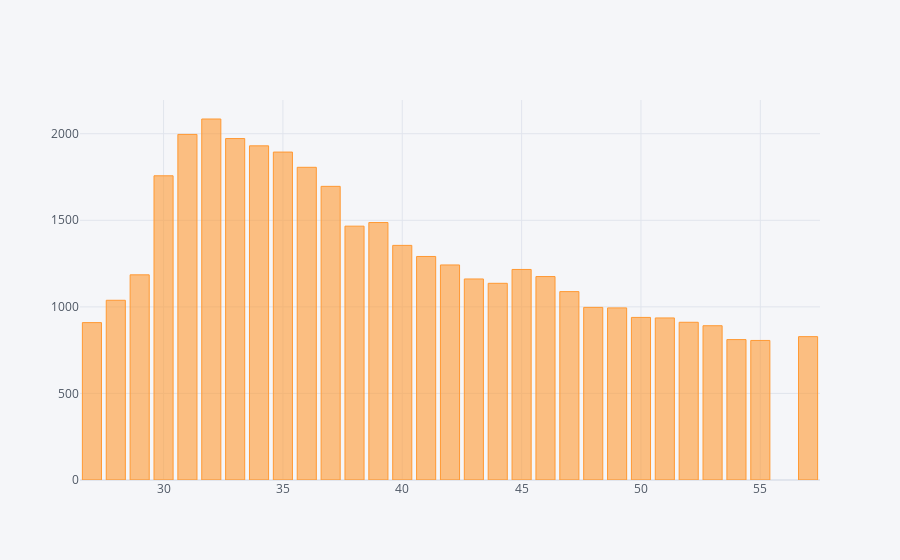

Notebook code for this chart:
### Code cell
df.age.value_counts().head(30).iplot(kind='bar')

### Figure 1 — Plotly figure (JSON) as saved in the notebook; plotly's stock layout.template omitted (floating-point values rounded to 4 significant figures)
{"data": [{"marker": {"color": "rgba(255, 153, 51, 0.6)", "line": {"color": "rgba(255, 153, 51, 1.0)", "width": 1}}, "name": "count", "orientation": "v", "text": "", "type": "bar", "x": [32, 31, 33, 34, 35, 36, 30, 37, 39, 38, 40, 41, 42, 45, 29, 46, 43, 44, 47, 28, 48, 49, 50, 51, 52, 27, 53, 57, 54, 55], "y": [2085, 1996, 1972, 1930, 1894, 1806, 1757, 1696, 1487, 1466, 1355, 1291, 1242, 1216, 1185, 1175, 1161, 1136, 1088, 1038, 997, 994, 939, 936, 911, 909, 891, 828, 811, 806]}], "layout": {"legend": {"bgcolor": "#F5F6F9", "font": {"color": "#4D5663"}}, "paper_bgcolor": "#F5F6F9", "plot_bgcolor": "#F5F6F9", "title": {"font": {"color": "#4D5663"}}, "xaxis": {"gridcolor": "#E1E5ED", "showgrid": true, "tickfont": {"color": "#4D5663"}, "title": {"font": {"color": "#4D5663"}, "text": ""}, "zerolinecolor": "#E1E5ED"}, "yaxis": {"gridcolor": "#E1E5ED", "showgrid": true, "tickfont": {"color": "#4D5663"}, "title": {"font": {"color": "#4D5663"}, "text": ""}, "zerolinecolor": "#E1E5ED"}}}
